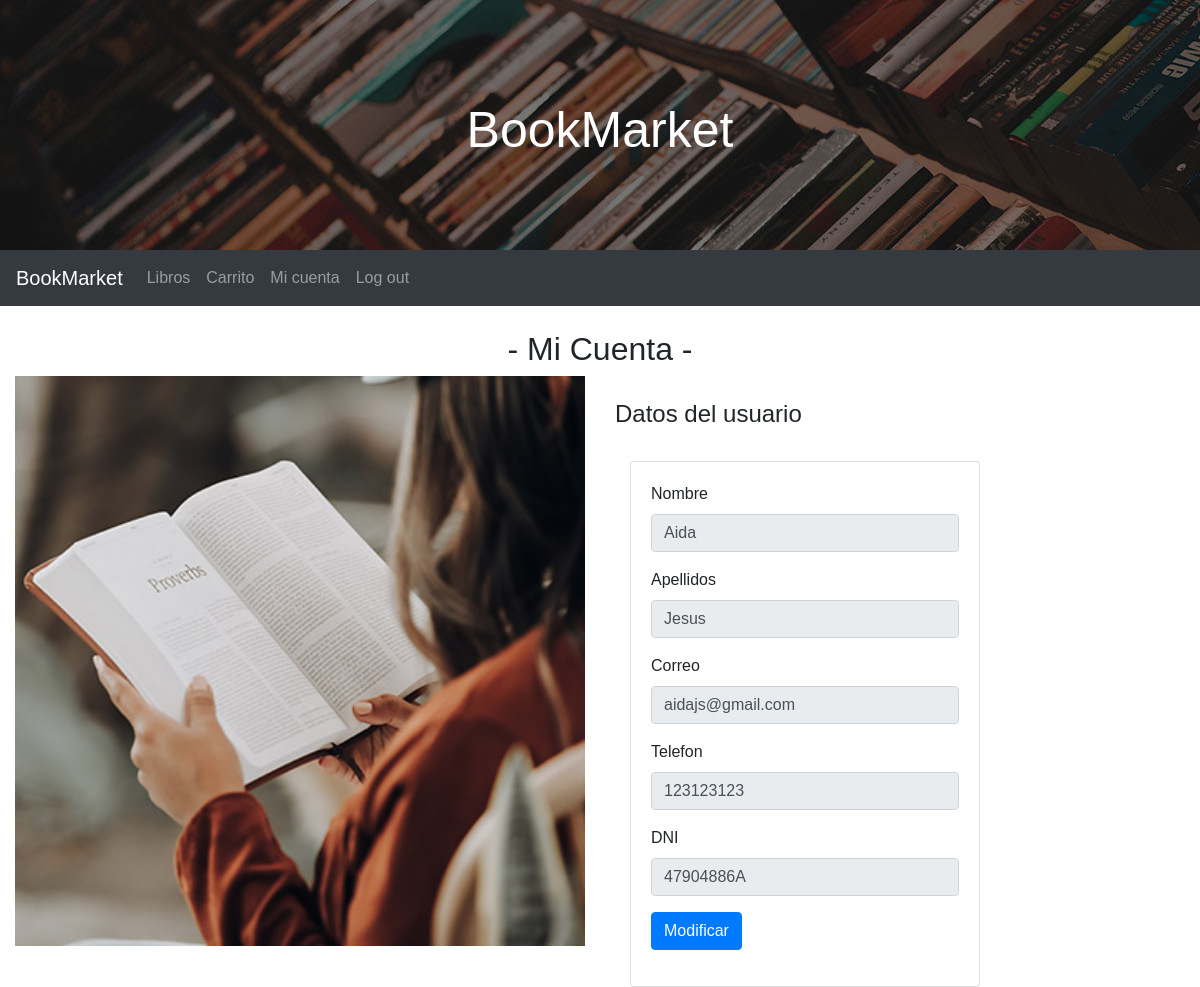
/usuario/cuenta/cuenta-usuario.php (signed in), run on the app's committed database.
### tables this page shows
CREATE TABLE `usuarios` (
  `id` bigint(20) UNSIGNED NOT NULL,
  `dni` varchar(9) NOT NULL,
  `nombre` varchar(50) NOT NULL,
  `edad` int(2) NOT NULL,
  `correo` varchar(50) NOT NULL,
  `nickname` varchar(15) NOT NULL,
  `passwd` varchar(15) NOT NULL,
  `apellidos` varchar(30) NOT NULL,
  `telefono` int(9) NOT NULL,
  `passwd1` varchar(15) NOT NULL,
  `usuario` tinyint(1) NOT NULL
);

### usuario/cuenta/cuenta-usuario.php (the view, shortened to what this page needs)
<html>
<head>
	<link href="./../style/style-usuario.css" rel="stylesheet" type="text/css">
	<link rel="stylesheet" href="https://stackpath.bootstrapcdn.com/bootstrap/4.3.1/css/bootstrap.min.css"
>
</head>
<body id="body-background">
	<header class="header">
		<h1 class="h1">BookMarket</h1>
	</header>
	<nav class="navbar navbar-expand-lg navbar-dark bg-dark">
		<a class="navbar-brand" href="./../usuario-conectado.php">BookMarket</a>
		<div class="collapse navbar-collapse" id="navbarTogglerDemo03">
		  <ul class="navbar-nav mr-auto mt-2 mt-lg-0">
			<li class="nav-item">
				<a class="nav-link" href="./../libros/libros.php">Libros</a>
			</li>
			<li class="nav-item">
				<a class="nav-link" href="./../carrito/carrito.php">Carrito</a>
			</li>
			<li class="nav-item">
				<a class="nav-link" href="./cuenta-usuario.php">Mi cuenta</a>
			</li>
			<li class="nav-item">
				<a class="nav-link" type="button" data-toggle="modal" data-target="#desconexion"
				onclick="funcionAlerta()">Log out</a>
			</li>
		  </ul>
		</div>
	</nav>
	<br>
	<h2 class="text-center"> - Mi Cuenta - </h2>
	<div>
		<div class="container-fluid col-sm-5 offset-sm-2 col-md-6 offset-md-0 float-left">
			<img src="./../img/mi-cuenta.jpg" class="mx-auto d-block" width="570px">
		</div>
		<div class="container-fluid col-sm-5 offset-sm-2 col-md-6 offset-md-0 float-right">
			<?php
			$servidor = "localhost";
			$usuario_bd = "root";
			$contrasena = "";
			$bd = "test";
			$con = mysqli_connect($servidor, $usuario_bd, $contrasena, $bd);
			if (!$con) {
				die("Con se ha podido realizar la conexión: " . mysqli_connect_error() . "<br>");
			} else {
				mysqli_set_charset($con, "utf8");
			}
			$nickname = $_SESSION['nickname'];
			$instruccion = "SELECT * FROM usuarios WHERE nickname = '$nickname'";
			$resultado = mysqli_query($con, $instruccion);
			echo "<br/>";
			while ($fila = $resultado->fetch_assoc()) {
				$dni = $fila["dni"];
				$nombre = $fila["nombre"];
				$correo = $fila["correo"];
				$apellidos = $fila["apellidos"];
				$telefono = $fila["telefono"];
				echo "<div>";
					echo "<h4 class='text-left'>Datos del usuario</h4>";
					echo "<br>";
					echo "<div clas='row'>";
						echo "<div class='col-sm-8'>";
							echo "<div class='card'>";
								echo "<div class='card-body'>";
									echo "<form>";
										echo "<div class='form-group'>";
											echo "<label>Nombre</label>";
											echo "<input type='text' class='form-control' disabled value='$nombre'>";
										echo "</div>";
										echo "<div class='form-group'>";
											echo "<label>Apellidos</label>";
											echo "<input type='text' class='form-control' disabled value='$apellidos'>";
										echo "</div>";
										echo "<div class='form-group'>";
											echo "<label>Correo</label>";
											echo "<input type='email' class='form-control' disabled value='$correo'>";
										echo "</div>";
										echo "<div class='form-group'>";
											echo "<label>Telefon</label>";
											echo "<input type='text' class='form-control' disabled value='$telefono'>";
										echo "</div>";
										echo "<div class='form-group'>";
											echo "<label>DNI</label>";
											echo "<input type='text' class='form-control' disabled value='$dni'>";
										echo "</div>";
										echo "<a href='./modificar/modificar-usuario.php' class='btn btn-primary'>Modificar</a>";
									echo "</form>";
								echo "</div>";
							echo "</div>";
						echo "</div>";
					echo "</div>";
				echo "</div>";
			}
			?>
		</div>
	</div>
</body>
</html>

### usuario/style/style-usuario.css (style rules this page uses)
* { font-family: 'Arial', Helvetica, Sans-serif; }
.header { background-image: url(./../img/slider.jpg); color:white; height: 250px; text-align: center; }
.h1 { position: relative; padding-top: 100px; text-align: center; font-size: 50px !important; }

### data on the page
usuarios: nombre "Aida", apellidos "Jesus", correo "aidajs@gmail.com", telefono "123123123", dni "47904886A"
